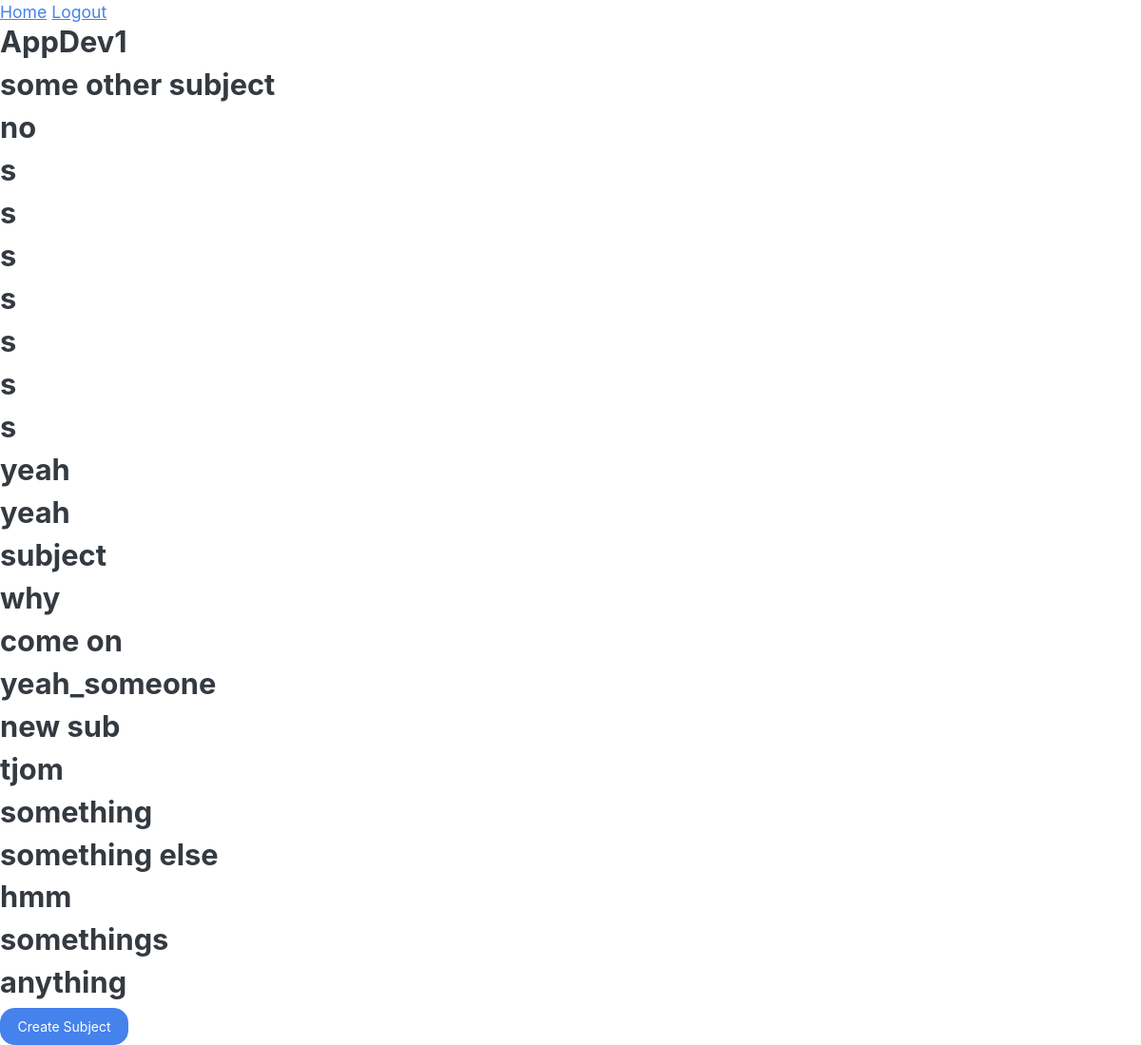
Page /admin/ (signed in) on the earlier database version.
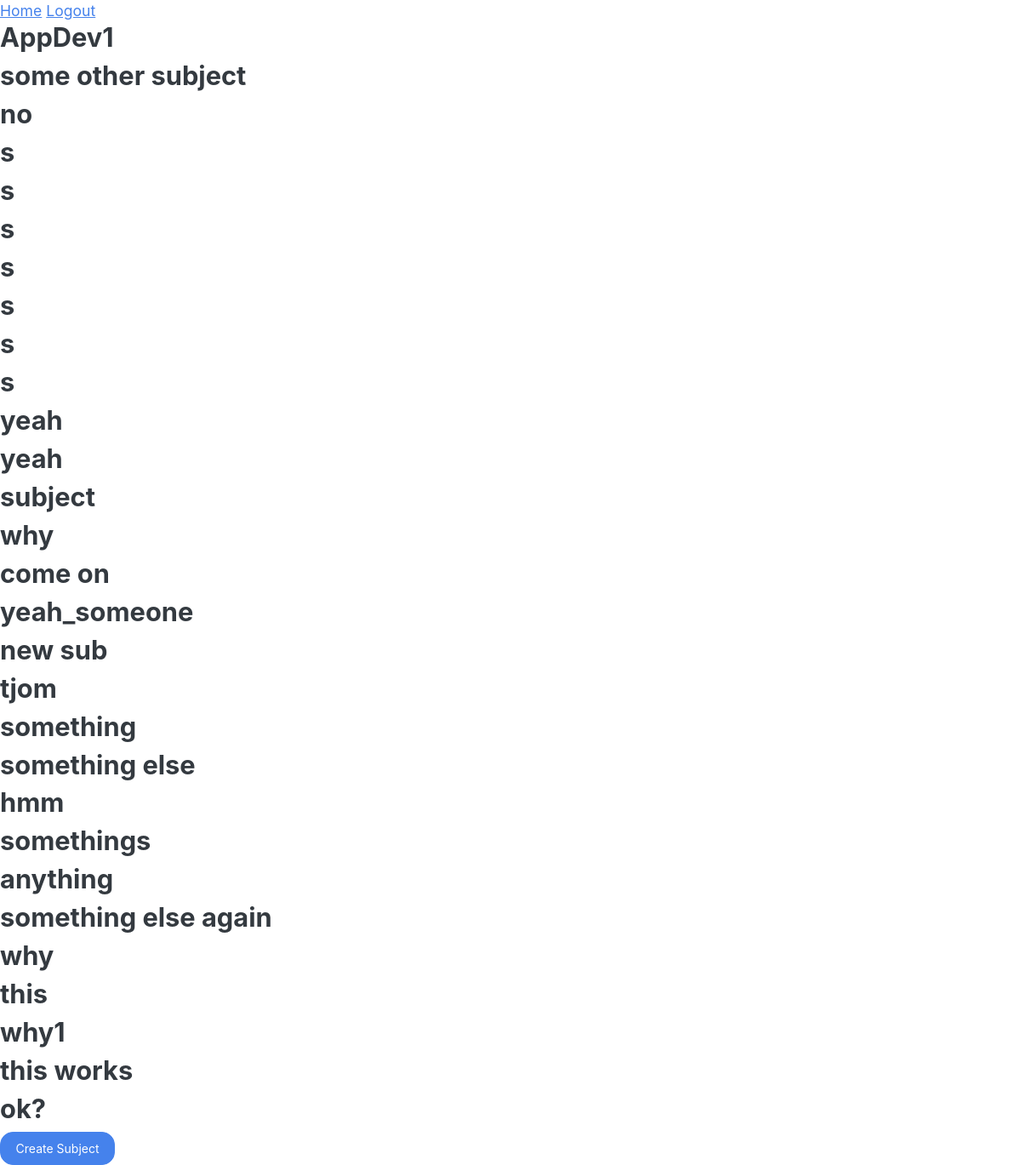
Same page on the later database version.
### models/models.py (models this page shows)
class Subject(db.Model):
    subject_id: Mapped[id_pk]
    subject_name: Mapped[str]
    description: Mapped[str]
    chapters: Mapped[List["Chapter"]] = relationship(
        back_populates="subject", cascade="all,delete-orphan"
    )

### routes/admin_routes.py (the view)
@admin_bp.route("/", methods=["GET"])
def admin_home():
    subject_form = SubjectForm()
    if request.method == "GET":
        subjects = session.scalars(select(Subject)).all()
        return render_template(
            "admin_home.html",
            subjects=subjects,
            subject_form=subject_form
        )

### routes/__init__.py (called while the page is built)
def init_login_manager(app):
    login_manager = LoginManager()
    login_manager.init_app(app)
    login_manager.login_view = "auth.login"  # goes to the login() function in auth_bp
    @login_manager.user_loader
    def load_user(user_id):
        return db.session.scalar(select(User).where(User.user_id == user_id))

### routes/admin_routes.py (called while the page is built)
@admin_bp.before_request
def require_admin():
    if not current_user.is_authenticated or current_user.username != "admin":
        return current_app.login_manager.unauthorized()

### templates/admin_home.html (shortened to what this page needs)
{% extends "base.html" %}
{% block body %}
{% include "admin_nav.html" %}
{% include "subjects.html" %}
<button type="button" class="btn btn-primary" data-bs-toggle="modal" data-bs-target="#createSubjectModal">
      Create Subject
    </button>
{% import "macros.html" as macros %}
{% endblock %}

### templates/base.html (shortened to what this page needs)
<!doctype html>
<html lang="en">
  <head>
    <link href="../static/style.css" rel="stylesheet">
  </head>
  <body>
    {% block body %} {% endblock %}
  <div class="toast-container position-fixed bottom-0 end-0 p-3">
  </div>
  <div class="toast-container position-fixed bottom-0 end-0 p-3">
  </div>
  </body>
</html>

### templates/admin_nav.html
<nav>
  <a href="/admin">Home</a>
  <a href="/logout">Logout</a>
</nav>

### templates/subjects.html (shortened to what this page needs)
{% for subject in subjects %}
<div>
  <h3>{{subject.subject_name}}</h3>
</div>
{% endfor %}

Differences in the rows shown:
added Subject: subject_name "something else again"
added Subject: subject_name "why"
added Subject: subject_name "this"
added Subject: subject_name "why1"
added Subject: subject_name "this works"
added Subject: subject_name "ok?"
